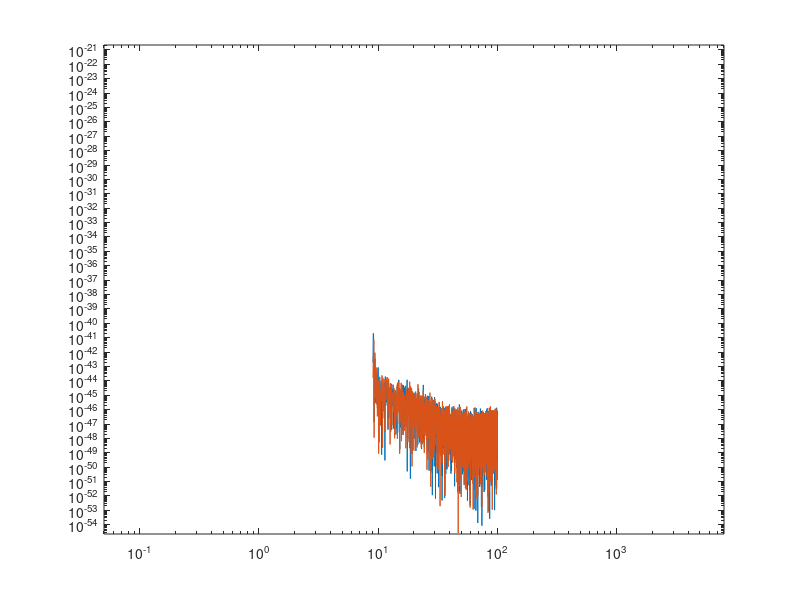

Reproduce this figure in MATLAB. (Note: this script raises an error after producing the figure.)
noise = csvread('noise2.csv');
%noise(:,2) = noise(:,2) .* sqrt(3E8);
Z = noise(:,2) + noise(:,3) * sqrt(-1);
F = noise(:,1);

figure;


loglog(F,(imag(Z)).^2);
hold on;
loglog(F,real(Z).^2);
xlim([0 8000]);
ylim([-2E-21 2E-21]);
nt = ifft(Z, 'symmetric');

h = ((length(F) - 1) / 2) + 2 ;

sz2 = floor(length(F(:,1)));
df = F(h,1);
T = 1 / df;
dt = T / (sz2);

t = (0:dt:T-dt);

figure;

plot(t, nt);

